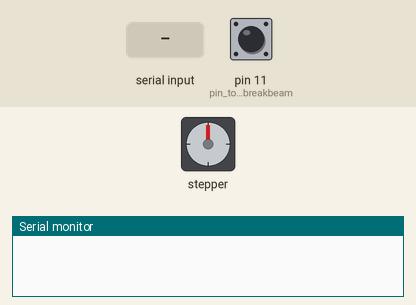
Simulated run of this sketch. Board: Arduino Uno, built with avr-gcc and run on an emulated ATmega328P. On the bench: stepper motor, the last lines printed to the serial monitor. The inputs (shaded band) are chosen by the test bench; at power-on: pin 11 (pin_to_read_breakbeam) HIGH. Stepper angles assume 200 steps per turn.

Above: at 1.2 s.
1.3 s: "1" received over Serial
At 1.75 s:
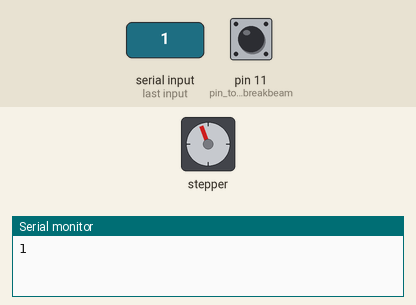
At 2.7 s:
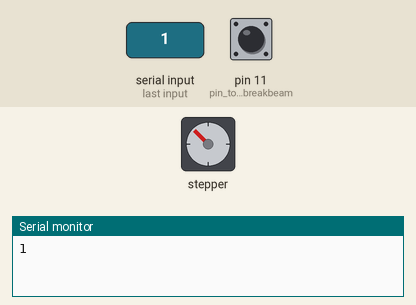
5.0 s: "1" received over Serial
At 6.6 s:
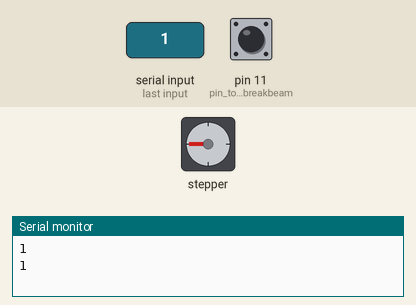
Timing chart, 0 to 8.1 s (numbered marks = the images above; inputs shaded):
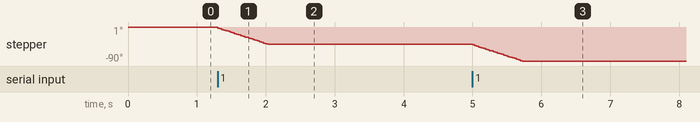

Measured:
- after the input at 1.3 s, stepper: turns 45° counter-clockwise in 0.72 s, starting at once
- after the input at 5.0 s, stepper: turns 45° counter-clockwise in 0.72 s, starting at once

The sketch:

pelletDispenser.ino
```cpp
/*
 * Pellet Dispenser sketch to be uploaded to arduino with adafruit motor shield (v2)
 * connect the red and blue wires of the stepper motor to "m4" on the motor shield
 * connect the green and black wires to "m4" of the motor shield
 * connect the red wires of the break beam to either 3.3v or 5v power supply
 * connect the black wires of the break beam to ground
 * connect the white wire of the breakb beam to pin 11
 */

#include <Wire.h>
#include <Adafruit_MotorShield.h>
#include "utility/Adafruit_MS_PWMServoDriver.h"

// Create the motor shield object with the default I2C address
Adafruit_MotorShield AFMS = Adafruit_MotorShield();
// Or, create it with a different I2C address (say for stacking)
// Adafruit_MotorShield AFMS = Adafruit_MotorShield(0x61);

// Connect a stepper motor with 200 steps per revolution (1.8 degree)
// to motor port #2 (M3 and M4)
Adafruit_StepperMotor *myMotor = AFMS.getStepper(200, 2);

bool rot = true;
int disp = 0;
char command;
void setup() {
  Serial.begin(9600);           // set up Serial library at 9600 bps
  AFMS.begin();  // create with the default frequency 1.6KHz
  myMotor->setSpeed(10);  // 10 rpm
  pinMode(11, INPUT); // pin to read breakbeam
  digitalWrite(11, HIGH); //turn on pullup resistor
}

void loop() {
  if (Serial.available()){
    command = Serial.read();
    Serial.println(command);
  }
  if (command == '1') {
    if(rot == false){
      myMotor->step(25, FORWARD, SINGLE);
      delay(100);
    }
    else if(rot == true){
      myMotor->step(25, BACKWARD, SINGLE);
      delay(100);
    }
    command = 'n';
  }
  else if (command == '0'){
    Serial.write(command);
    command = 'n';
  }
  if (!digitalRead(11)){
    disp++;
    if(disp == 5){
      disp = 0;
      rot = !rot;
    }
    delay(100);
  }
}
```
